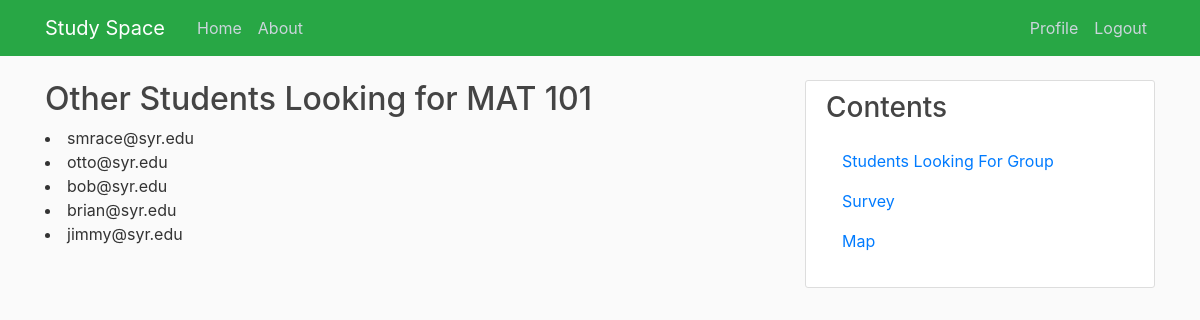
The app's page /findGroup (signed in) with its own data.
### studyspace/database.py (models this page shows, shortened)
class User(db.Model, UserMixin):
    id = db.Column(db.Integer, primary_key=True)
    first = db.Column(db.String(20), nullable=False, default='Student First Name')
    last = db.Column(db.String(20), nullable=False, default='Student Last Name')
    emailAddress = db.Column(db.String(75), unique=True, nullable=False)
    password = db.Column(db.String(40), nullable=False)
    major = db.Column(db.String(40), nullable=False, default='Computer Science')
    study = db.Column(db.String(40), nullable=False, default='MAT 101')
    groups = db.relationship('Group', backref='groupName', lazy=True)
    reservation = db.relationship('Reservation', backref='reservationUser', lazy=True)

### studyspace/routes.py (the view)
@app.route("/findGroup")
@login_required
def findGroup():
    myUser = User.query.all()
    return render_template('findGroup.html', title='Find Group', myUser=myUser)

### studyspace/database.py (called while the page is built)
@login_manager.user_loader
def load_user(user_id):
    return User.query.get(int(user_id))

### studyspace/templates/findGroup.html
{% extends "layout.html" %}
{% block content %}
    <h2>Other Students Looking for {{current_user.study}} </h2>
    {% for user in myUser %}
        {% if user.study == current_user.study %}
            {% if user.emailAddress != current_user.emailAddress %}
                <li>{{user.emailAddress}}</li>
            {% endif %}
        {% endif %}
    {% endfor %}
{% endblock content %}

### studyspace/static/main.css (style rules this page uses)
body { background: #fafafa; color: #333333; margin-top: 5rem; }
h1, h2, h3, h4, h5, h6 { color: #444444; }

### records on screen
User: study "MAT 101"
User: emailAddress "smrace@syr.edu"
User: emailAddress "otto@syr.edu"
User: emailAddress "bob@syr.edu"
User: emailAddress "brian@syr.edu"
User: emailAddress "jimmy@syr.edu"
